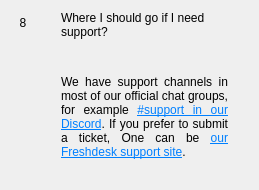
                  <widget class="QWidget" name="widgetFaq8" native="true">
                   <layout class="QHBoxLayout" name="horizontalpage_8" stretch="0,1">
                    <item alignment="Qt::AlignTop">
                     <widget class="QLabel" name="labelNumber8">
                      <property name="minimumSize">
                       <size>
                        <width>24</width>
                        <height>24</height>
                       </size>
                      </property>
                      <property name="maximumSize">
                       <size>
                        <width>16777215</width>
                        <height>24</height>
                       </size>
                      </property>
                      <property name="text">
                       <string>8</string>
                      </property>
                      <property name="alignment">
                       <set>Qt::AlignCenter</set>
                      </property>
                     </widget>
                    </item>
                    <item>
                     <layout class="QVBoxLayout" name="verticalLayoutpage_8">
                      <property name="leftMargin">
                       <number>20</number>
                      </property>
                      <property name="rightMargin">
                       <number>20</number>
                      </property>
                      <item>
                       <widget class="QLabel" name="labelSubtitle8">
                        <property name="text">
                         <string>Where I should go if I need support?</string>
                        </property>
                        <property name="wordWrap">
                         <bool>true</bool>
                        </property>
                       </widget>
                      </item>
                      <item>
                       <spacer name="verticalSpacer_80">
                        <property name="orientation">
                         <enum>Qt::Vertical</enum>
                        </property>
                        <property name="sizeType">
                         <enum>QSizePolicy::Fixed</enum>
                        </property>
                        <property name="sizeHint" stdset="0">
                         <size>
                          <width>20</width>
                          <height>30</height>
                         </size>
                        </property>
                       </spacer>
                      </item>
                      <item>
                       <widget class="QLabel" name="labelContent8">
                        <property name="text">
                         <string>
                           &lt;html&gt;&lt;head/&gt;&lt;body&gt;&lt;p align=&quot;justify&quot;&gt;
                           We have support channels in most of our official chat groups, for example
                           &lt;a style='color: #0080FF' href='https://discord.SCMX.org'&gt;
                           #support in our Discord&lt;/a&gt;.
                           If you prefer to submit a ticket, One can be
                           &lt;a style='color: #0080FF' href='https://SCMX.freshdesk.com'&gt;
                           our Freshdesk support site&lt;/a&gt;.
                           &lt;/p&gt;&lt;/body&gt;&lt;/html&gt;
                         </string>
                        </property>
                        <property name="alignment">
                         <set>Qt::AlignLeading|Qt::AlignLeft|Qt::AlignTop</set>
                        </property>
                        <property name="wordWrap">
                         <bool>true</bool>
                        </property>
                       </widget>
                      </item>
                      <item>
                       <spacer name="verticalSpacer_81">
                        <property name="orientation">
                         <enum>Qt::Vertical</enum>
                        </property>
                        <property name="sizeHint" stdset="0">
                         <size>
                          <width>20</width>
                          <height>20</height>
                         </size>
                        </property>
                       </spacer>
                      </item>
                     </layout>
                    </item>
                   </layout>
                  </widget>
